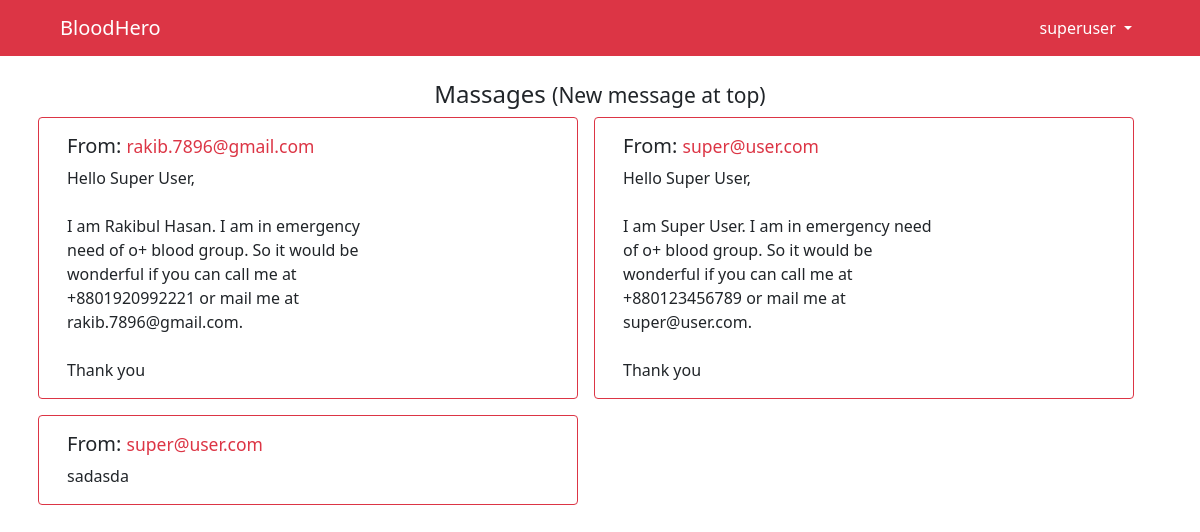
Page /messages/ (signed in) on the committed database.
### donors/models.py (models this page shows, shortened)
class DonorSignup(AbstractBaseUser):
    email = models.EmailField(verbose_name='email', max_length=60, unique=True)
    username = models.CharField(max_length=30, unique=True)
    date_joined = models.DateTimeField(verbose_name='date joined', auto_now_add=True)
    last_login = models.DateTimeField(verbose_name='last login', auto_now=True)
    is_admin = models.BooleanField(default=False)
    is_active = models.BooleanField(default=True)
    is_superuser = models.BooleanField(default=False)
    is_staff = models.BooleanField(default=False)
    USERNAME_FIELD = 'email'
    REQUIRED_FIELDS = ['username']
    objects = MyDonorManager()

class Messages(models.Model):
    email_from = models.EmailField(max_length=60)
    email_to = models.EmailField(max_length=60)
    message = models.TextField(max_length=400)

### donors/views.py (the view)
# urls.py: path('messages/', messages, name='messages'),
@login_required
def messages(request):
    data = Messages.objects.filter(email_to=request.user.email).order_by('-id')
    return render(request, 'navigation/messages.html', {'data': data})

### donors/templates/navigation/messages.html
{% extends 'base.html' %}
{% block content %}
<h4 class="text-center mt-4">Massages <small>(New message at top)</small> </h4>
<div class="mt-2 container">
  <div class="row row-cols-1 row-cols-md-1 row-cols-lg-2">
    {% for msg in data %}
      <div class="card border-danger mb-3 col mx-lg-2" style="max-width: 540px;">
        <div class="row g-0">
          <div class="col-md-8">
            <div class="card-body">
              <h5 class="card-title">From: <small class="text-danger">{{msg.email_from}}</small></h5>
              <p class="card-text">{{ msg.message | safe}}</p>
            </div>
          </div>
        </div>
      </div>
      {% endfor %}
  </div>
</div>
{% endblock content %}

### donors/templates/base.html (shortened to what this page needs)
{% load static %}
<!doctype html>
<html lang="en">
  <head>
    <link href="https://cdn.jsdelivr.net/npm/bootstrap@5.0.0-beta1/dist/css/bootstrap.min.css" rel="stylesheet">
  </head>
  <body>
    {% if request.user.is_authenticated %}
    <nav class="navbar navbar-expand-lg navbar-dark bg-danger">
      <div class="container-fluid">
        <a class="navbar-brand ms-md-5" href="{% url 'dashboard' %}">BloodHero</a>
        <div class="collapse navbar-collapse" id="navbarSupportedContent">
          <div class="ms-auto me-md-5">
            <ul class="navbar-nav me-auto mb-2 mb-lg-0">
              <li class="nav-item dropdown">
                <a class="nav-link dropdown-toggle" style="color:white;" href="#" id="navbarDropdown" role="button" data-bs-toggle="dropdown" aria-expanded="false">
                  {{ request.user.username }}
                </a>
              </li>
            </ul>
          </div>
        </div>
      </div>
    </nav>
    {% endif %}
    {% block content %}
    {% endblock content %}
  </body>
</html>

### rows in the picture
DonorSignup: user.username "superuser"
Messages: email_from "rakib.7896@gmail.com", message "Hello Super User, I am Rakibul Hasan. I am in emergency need of o+ blood group. So it would be wonderful if you can call me at +8801920992221 or mail me at rakib.7896@gmail.com. Thank you"
Messages: email_from "super@user.com", message "Hello Super User, I am Super User. I am in emergency need of o+ blood group. So it would be wonderful if you can call me at +880123456789 or mail me at super@user.com. Thank you"
Messages: email_from "super@user.com", message "sadasda"
